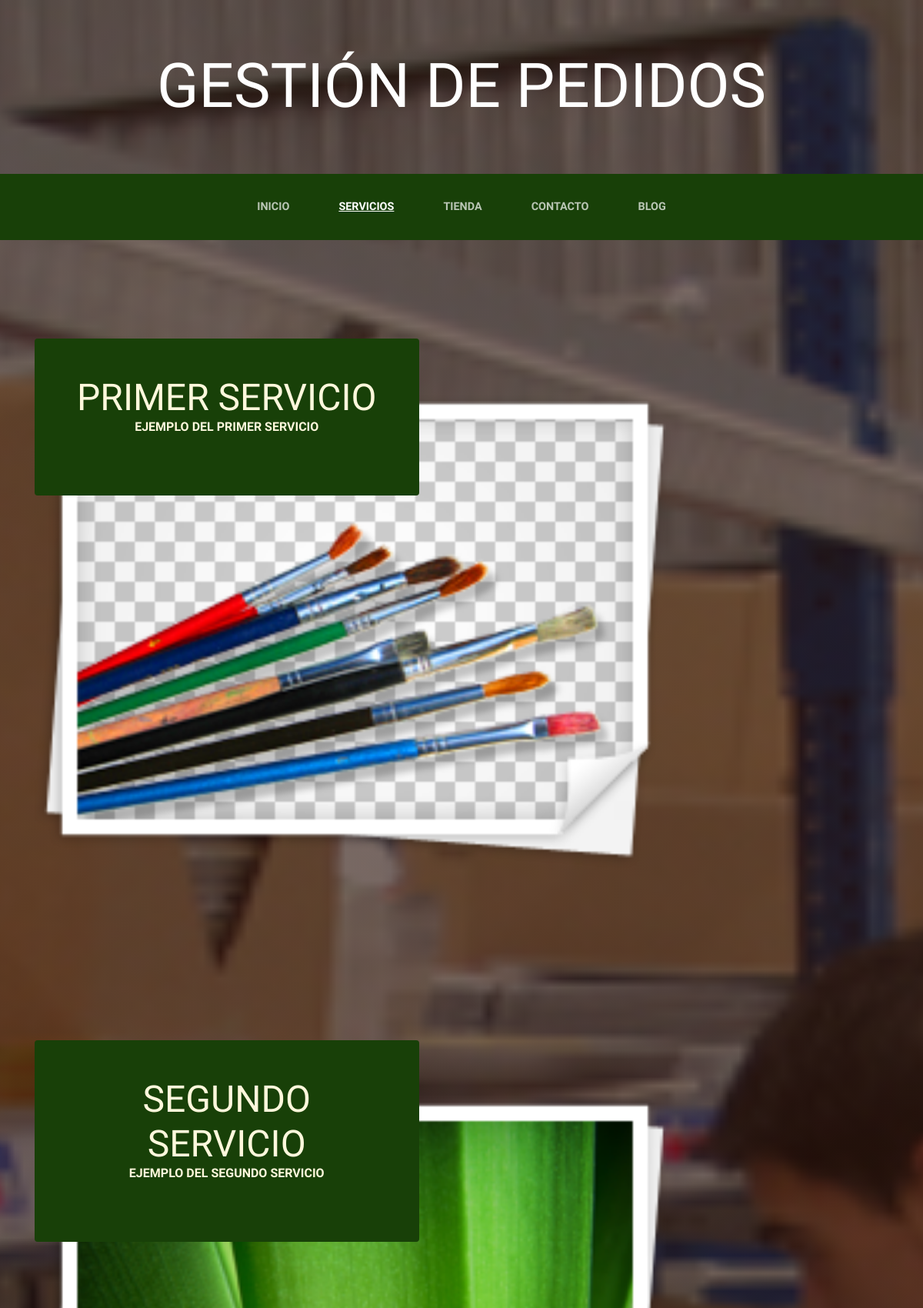
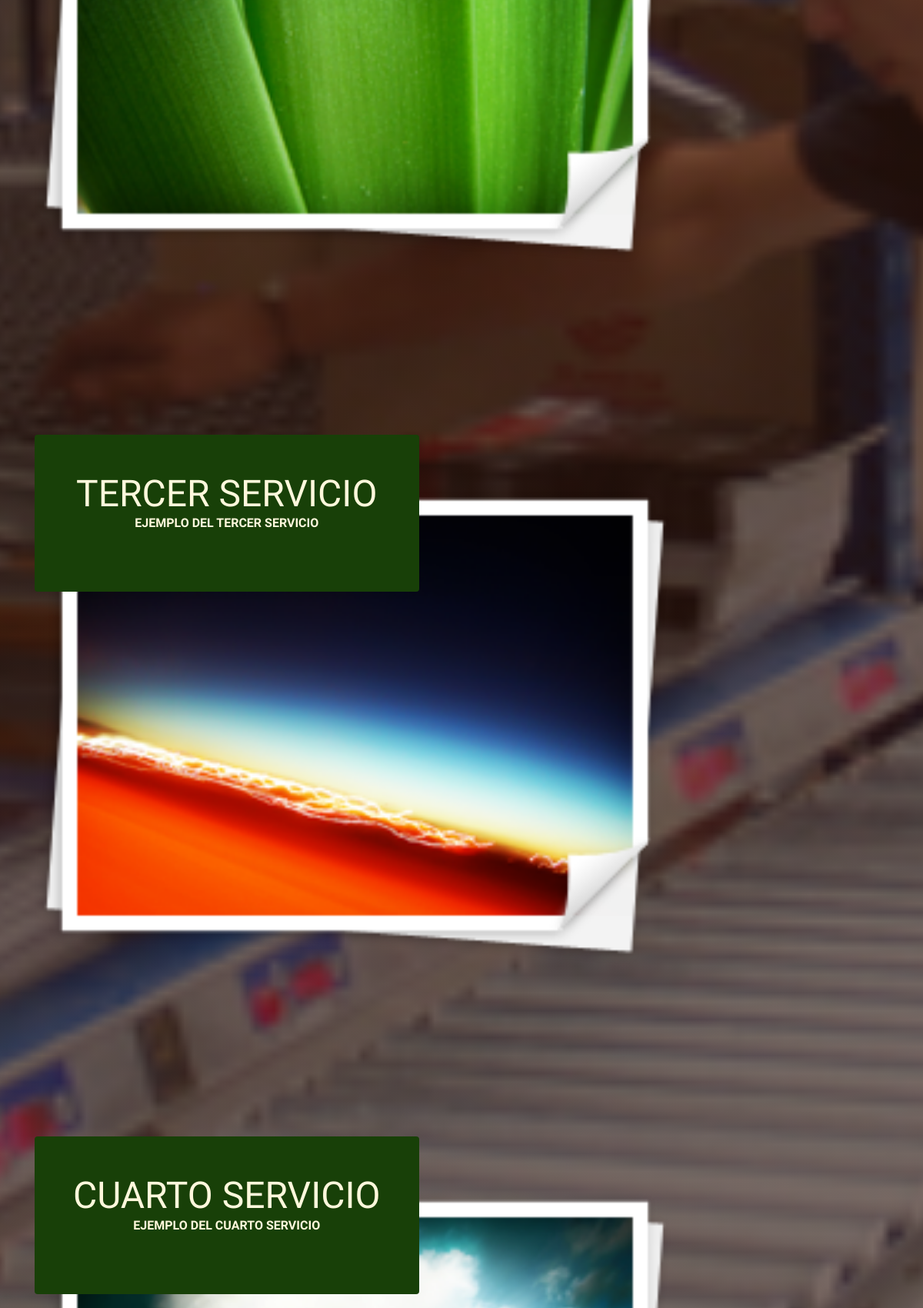
The app's page /servicios/ (upper part) with its own data (2 pictures, top to bottom).
### serviciosapp/models.py (models this page shows, shortened)
class Servicio(models.Model):
    titulo = models.CharField(max_length=50)
    contenido = models.CharField(max_length=100)
    imagen = models.ImageField(upload_to='servicios')
    created = models.DateTimeField(auto_now_add=True)
    updated = models.DateTimeField(auto_now_add=True)
    class Meta:
        verbose_name = "servicio"
        verbose_name_plural = "servicios"

### serviciosapp/views.py (the view)
# urls.py: path('', views.servicios, name="Servicios"),
def servicios(request):
    servicios = Servicio.objects.all()
    return render(request, "servicios/servicios.html", {"servicios": servicios})

### serviciosapp/templates/servicios/servicios.html
{% extends "webxapp/masterpage.html" %}
{% load static %}
{% block content %}
{% for servicio in servicios %}
    <section class="page-section clearfix">
        <div class="container">
            <div class="intro">
                <img class="intro-img img-fluid mb-3 mb-lg-0 rounded" src="{{servicio.imagen.url}}" alt="">
                <div class="intro-text left-0 text-center bg-faded p-5 rounded">
                    <h2 class="section-heading mb-4">
                        <span class="section-heading-lower">{{servicio.titulo}}</span>
                        <span class="section-heading-upper">{{servicio.contenido}}</span>
                    </h2>
                </div>
            </div>
        </div>
    </section>
{% endfor %}
{% endblock %}

### webxapp/static/webxapp/css/gestion.css (style rules this page uses)
body { font-family: 'Lora'; background: linear-gradient(rgba(47, 23, 15, 0.65), rgba(47, 23, 15, 0.65)), url("../img/bg_main.jpg"); background-attachment: fixed; background-position: center; background-size: cover; }
h1, h2, h3, h4, h5, h6 { font-family: 'Raleway'; }
.page-section { margin-top: 5rem; margin-bottom: 5rem; }
.section-heading { text-transform: uppercase; }
.section-heading .section-heading-upper { display: block; font-size: 1rem; font-weight: 800; padding-bottom:.5rem; }
.section-heading .section-heading-lower { display: block; font-size: 3rem; font-weight: 100; }
.bg-faded { background-color: rgba(255, 255, 255, 0.85); }
.intro { position: relative; }
@media (min-width: 992px) { .intro .intro-img { width: 75%; float: left; } }
@media (min-width: 992px) { .intro .intro-text { left: 600; width: 60%; margin-top: 3rem; background-color: rgba(24, 64, 8); color: cornsilk; position: absolute; } }
@media (min-width: 1200px) { .intro .intro-text { width: 45%; } }

### records on screen
Servicio: imagen (picture), titulo "PRIMER SERVICIO", contenido "EJEMPLO DEL PRIMER SERVICIO"
Servicio: imagen (picture), titulo "SEGUNDO SERVICIO", contenido "EJEMPLO DEL SEGUNDO SERVICIO"
Servicio: imagen (picture), titulo "TERCER SERVICIO", contenido "EJEMPLO DEL TERCER SERVICIO"
Servicio: imagen (picture), titulo "CUARTO SERVICIO", contenido "EJEMPLO DEL CUARTO SERVICIO"
